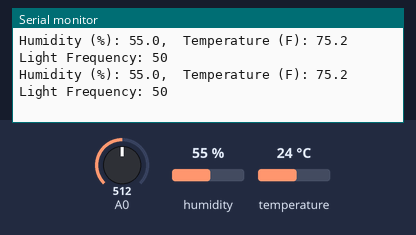
Recording of a sketch running on a simulated Arduino Uno, built with avr-gcc and run on an emulated ATmega328P. On the bench: the last lines printed to the serial monitor. The inputs (shaded band) are chosen by the test bench; at power-on: humidity 55 %, A0 = 512, temperature 24 °C.

Above: at 3.8 s.
3.9 s: humidity set to 22 %
At 6.2 s:
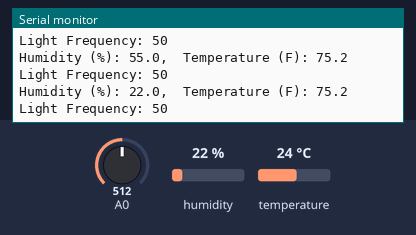
6.8 s: A0 set to 716
At 8.6 s:
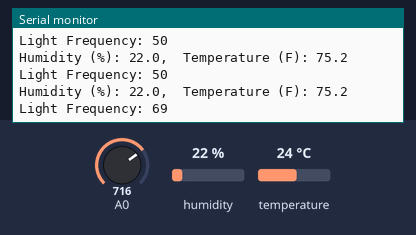
9.7 s: temperature set to 12 °C
At 12.2 s:
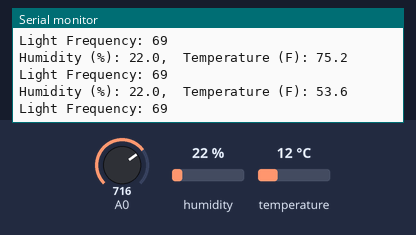
12.6 s: A0 set to 900
At 14.6 s:
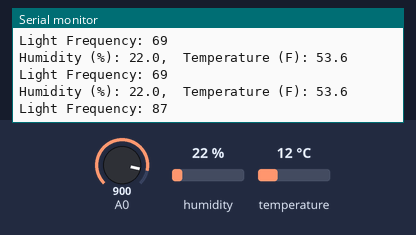
15.5 s: humidity set to 40 %
At 18.3 s:
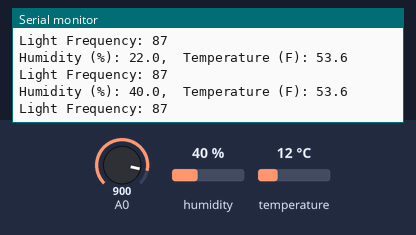
Timing chart, 0 to 19.4 s (numbered marks = the images above; inputs shaded):
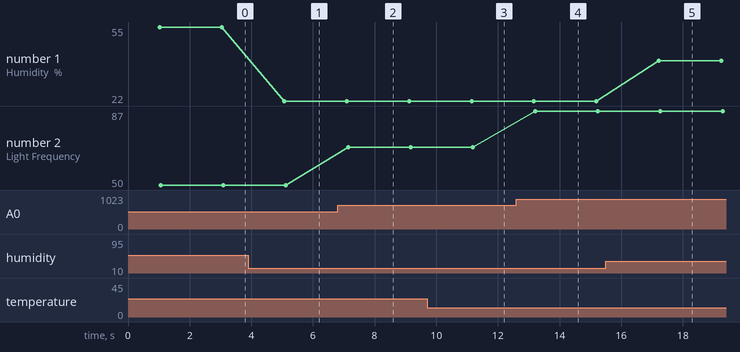

The sketch:

Sensors.ino
```cpp
double Fahrenheit(double celsius)
{
	return 1.8 * celsius + 32;
}

#include <dht.h>

dht DHT;

#define DHT11_PIN 3

int sensorValue;
int sensorLow = 0;
int sensorHigh = 1023;

void setup()
{
  Serial.begin(9600);
}

void loop()
{
  delay(1000);
  int chk = DHT.read11(DHT11_PIN);
  double fTemp = Fahrenheit(DHT.temperature);
  Serial.print ("Humidity (%): ");
  Serial.print(DHT.humidity, 1);
  Serial.print(",\tTemperature (F): ");
  Serial.println(fTemp, 1);

  sensorValue = analogRead(A0);
  int i = map(sensorValue, sensorLow, sensorHigh, 0, 100);

  Serial.print("Light Frequency: ");
  Serial.println(i);

  delay(1000);
}
```

Measured:
- after the input at 3.9 s, the serial monitor: prints a new line after 1.2 s (image 1)
- after the input at 6.8 s, the serial monitor: prints a new line after 0.34 s (image 2)
- after the input at 9.7 s, the serial monitor: prints a new line after 1.4 s (image 3)
- after the input at 12.6 s, the serial monitor: prints a new line after 0.62 s (image 4)
- after the input at 15.5 s, the serial monitor: prints a new line after 1.7 s (image 5)
- plotted number 1: 55 → 22 after the input at 3.9 s, 22 → 40 after the input at 15.5 s
- plotted number 2: 50 → 69 after the input at 6.8 s, 69 → 87 after the input at 12.6 s
